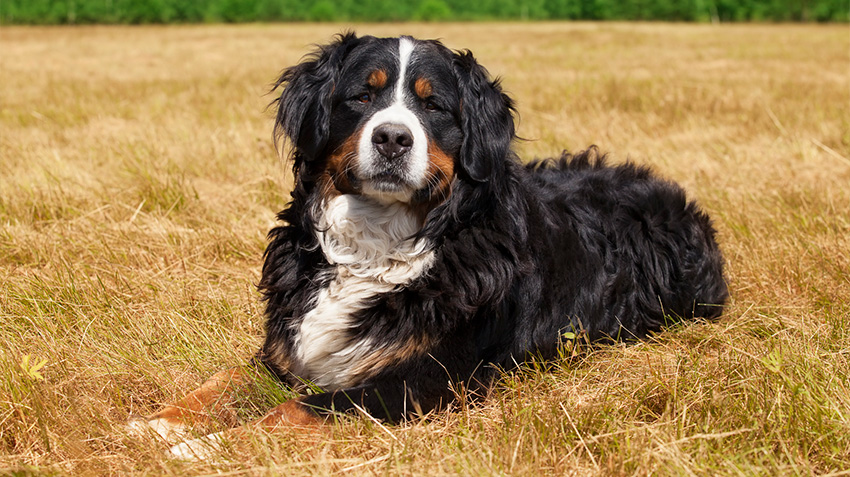
#> input picture Bernese_Mountain_Dog.jpg, 850 x 477 px
$ python codigo-1.py
#> lines starting #> are read from the running program, lines starting #| are printed output that depends on the picture
# Separação de imagem colorida entre os canais vermelho, verde e azul (RGB)

import cv2
import numpy as np
import matplotlib.pyplot as plt

# Carregando a imagem
imagem_cachorro = cv2.imread('Bernese_Mountain_Dog.jpg')
#> imagem_cachorro is the input picture: shape (477, 850, 3); mean B, G, R 77.5, 126.2, 156.2

# Separação dos canais de cor (RGB)
azul, verde, vermelho = cv2.split(imagem_cachorro)
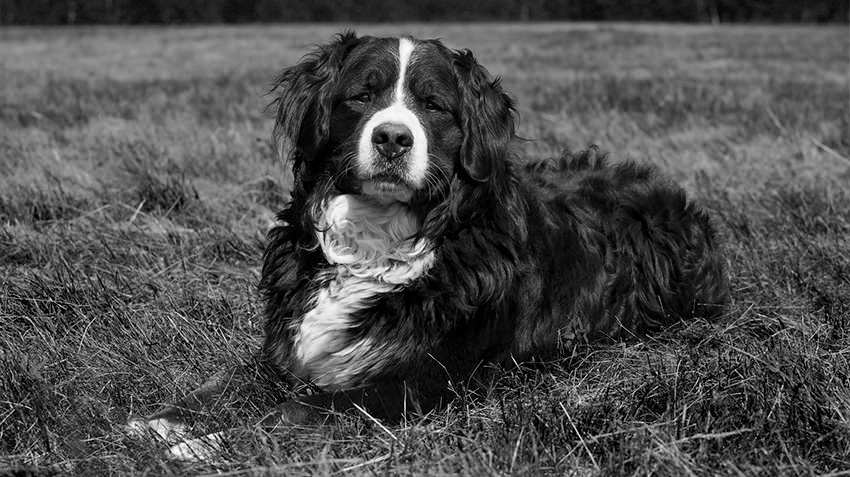
#> azul: shape (477, 850); min 0, max 255, mean 77.5
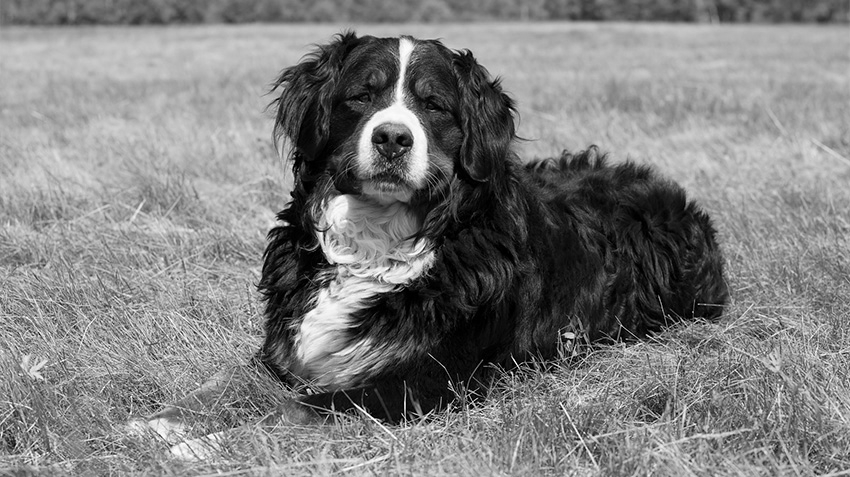
#> verde: shape (477, 850); min 0, max 255, mean 126.2
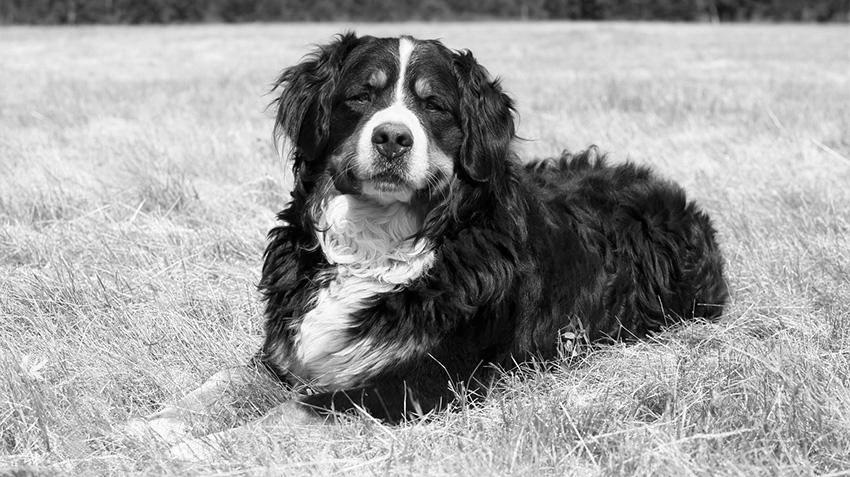
#> vermelho: shape (477, 850); min 0, max 255, mean 156.2

# Criando imagens dos canais separados
blank = np.zeros(imagem_cachorro.shape[:2], dtype='uint8')
canal_azul = cv2.merge([azul, blank, blank])
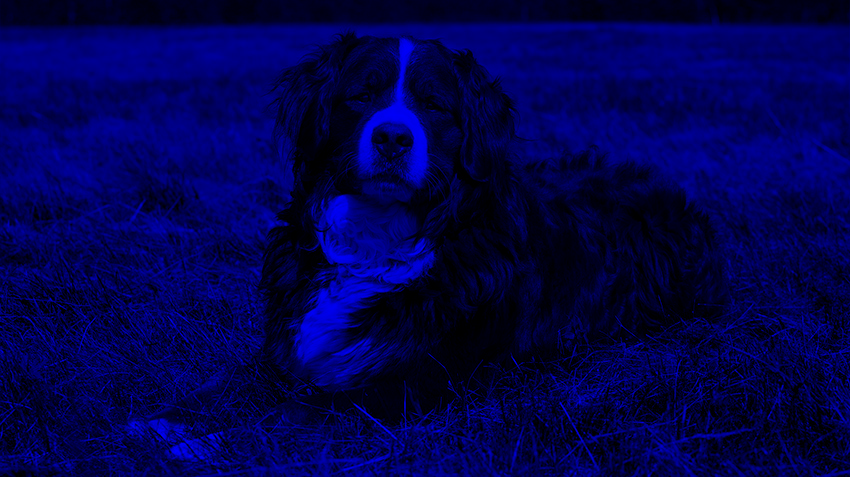
#> canal_azul: shape (477, 850, 3); mean of channels 0, 1, 2 77.5, 0, 0; drawn as B, G, R
canal_verde = cv2.merge([blank, verde, blank])
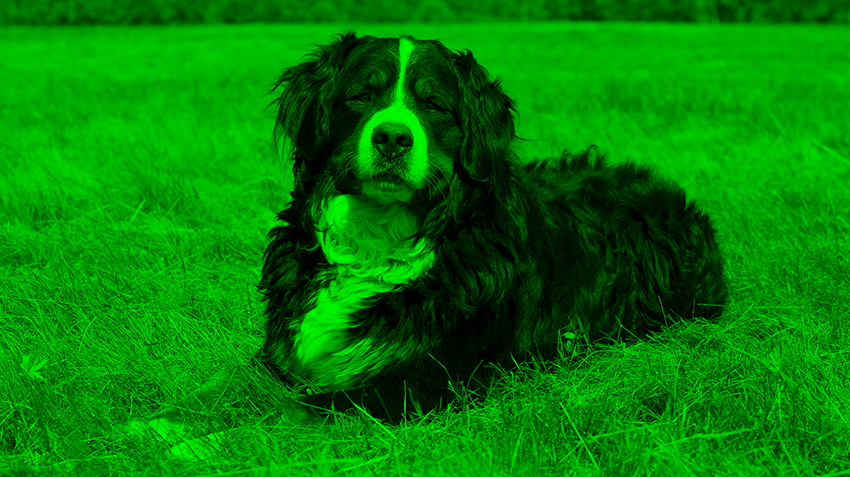
#> canal_verde: shape (477, 850, 3); mean of channels 0, 1, 2 0, 126.2, 0; drawn as B, G, R
canal_vermelho = cv2.merge([blank, blank, vermelho])
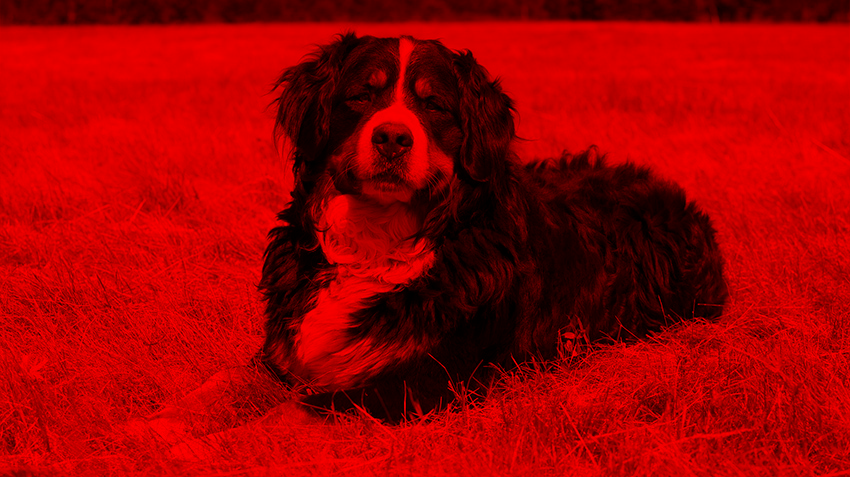
#> canal_vermelho: shape (477, 850, 3); mean of channels 0, 1, 2 0, 0, 156.2; drawn as B, G, R

# Exibindo as imagens separadas dos canais RGB
fig, axes = plt.subplots(1, 3, figsize=(15, 5))
axes[0].imshow(cv2.cvtColor(canal_vermelho, cv2.COLOR_BGR2RGB))
axes[0].set_title('Canal Vermelho')
axes[1].imshow(cv2.cvtColor(canal_verde, cv2.COLOR_BGR2RGB))
axes[1].set_title('Canal Verde')
axes[2].imshow(cv2.cvtColor(canal_azul, cv2.COLOR_BGR2RGB))
axes[2].set_title('Canal Azul')

for ax in axes:
    ax.axis('off')

plt.show()
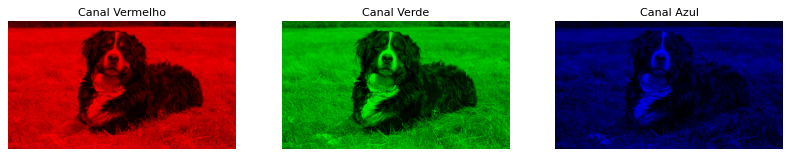
#> figure drawn by matplotlib, 3 panels

# Salvando os canais em arquivos
cv2.imwrite('canal_vermelho.jpg', canal_vermelho)
cv2.imwrite('canal_verde.jpg', canal_verde)
cv2.imwrite('canal_azul.jpg', canal_azul)

$ run again, with mama.jpg copied over Bernese_Mountain_Dog.jpg
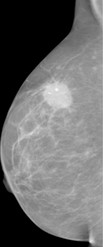
#> input picture mama.jpg, 103 x 247 px
#> imagem_cachorro is the input picture: shape (247, 103, 3); min 0, max 251, mean 106.4
#> `canal_vermelho = cv2.merge([blank, blank, vermelho])`:
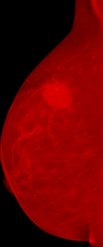
#> canal_vermelho: shape (247, 103, 3); mean of channels 0, 1, 2 0, 0, 106.4; drawn as B, G, R
#> `plt.show()`:
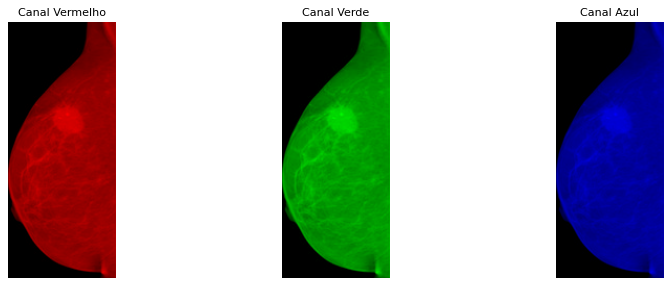
#> figure drawn by matplotlib, 3 panels
